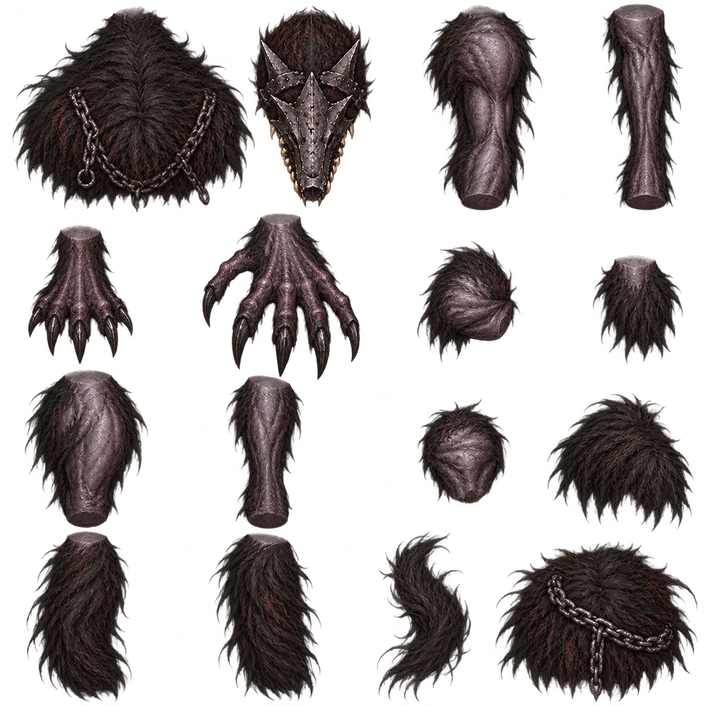
#> input picture assets/characters/monster/rig_v5/overhead_parts.png, 707 x 707 px, shrunk from 1254 x 1254 before the run
$ python build_creature_atlases.py ../assets/characters/monster/rig_v5/overhead_parts.png
#> lines starting #> are read from the running program, lines starting #| are printed output that depends on the picture
### tools/build_player_2d_atlas.py
"""Describe the generated 4 x 3 hero atlas without altering source pixels/alpha."""
from pathlib import Path
import json

import numpy as np
from PIL import Image

ROOT = Path(__file__).resolve().parents[1]
FOLDER = ROOT / "assets/characters/player/rig_v3"
ROWS = (
    ("torso", "head", "upper_arm", "forearm"),
    ("foot", "hand", "elbow", "flashlight"),
    ("thigh", "shin", "knee", "shoulder"),
)


def spans(values, minimum=20):
    edges = np.diff(np.pad(values.astype(np.int8), (1, 1)))
    result = []
    for start, end in zip(np.flatnonzero(edges == 1), np.flatnonzero(edges == -1)):
        if result and start - result[-1][1] < 12:
            result[-1] = (result[-1][0], int(end))
        else:
            result.append((int(start), int(end)))
    return [(start, end) for start, end in result if end - start >= minimum]


def row_separator(alpha, fraction):
    counts = np.count_nonzero(alpha > 20, axis=1)
    center = round(alpha.shape[0] * fraction)
    radius = round(alpha.shape[0] * 0.09)
    candidates = np.flatnonzero(counts[max(0, center - radius):center + radius] < 4)
    assert candidates.size, "The component rows overlap"
    return int(candidates[np.argmin(np.abs(candidates + center - radius - center))] + center - radius)


# [36 lines left out: function main, not called in this run]


# [2 lines that do not run on import are left out]

### tools/build_creature_atlases.py
"""Describe generated creature cutouts without repainting their pixels or alpha."""
from pathlib import Path
import json
import sys

import numpy as np
from PIL import Image

sys.dont_write_bytecode = True
from build_player_2d_atlas import spans, row_separator

ROOT = Path(__file__).resolve().parents[1]
ROWS = (
    ("torso", "head", "upper_arm", "forearm"),
    ("foot", "hand", "elbow", "wrist"),
    ("thigh", "shin", "knee", "shoulder"),
)
TAIL_ROW = (("tail_root", "tail_middle", "tail_tip", "neck_mane"),)


def connected_regions(alpha, rows):
    """Find isolated cutouts when adjacent rows have staggered extremities."""
    parents, boxes, areas = [], [], []

    def find(index):
        while parents[index] != index:
            parents[index] = parents[parents[index]]
            index = parents[index]
        return index

    previous = []
    for y, line in enumerate(alpha > 20):
        edges = np.diff(np.pad(line.astype(np.int8), (1, 1)))
        current = []
        cursor = 0
        for left, right in zip(np.flatnonzero(edges == 1), np.flatnonzero(edges == -1)):
            node = len(parents)
            parents.append(node)
            boxes.append([int(left), y, int(right), y + 1])
            areas.append(int(right - left))
            while cursor < len(previous) and previous[cursor][1] < left:
                cursor += 1
            neighbor = cursor
            while neighbor < len(previous) and previous[neighbor][0] <= right:
                a, b = find(node), find(previous[neighbor][2])
                if a != b:
                    parents[a] = b
                neighbor += 1
            current.append((left, right, node))
        previous = current
    groups = {}
    for index, (x0, y0, x1, y1) in enumerate(boxes):
        key = find(index)
        box = groups.setdefault(key, [x0, y0, x1, y1, 0])
        box[0], box[1] = min(box[0], x0), min(box[1], y0)
        box[2], box[3] = max(box[2], x1), max(box[3], y1)
        box[4] += areas[index]
    components = sorted(groups.values(), key=lambda box: box[4], reverse=True)[:len(rows) * 4]
    assert len(components) == len(rows) * 4
    components.sort(key=lambda box: box[1] + box[3])
    regions = {}
    for row, names in enumerate(rows):
        columns = sorted(components[row * 4:row * 4 + 4], key=lambda box: box[0] + box[2])
        for name, (x0, y0, x1, y1, area) in zip(names, columns):
            assert area > 500, f"Missing connected cutout: {name}"
            x0, y0 = max(0, x0 - 2), max(0, y0 - 2)
            x1, y1 = min(alpha.shape[1], x1 + 2), min(alpha.shape[0], y1 + 2)
            regions[name] = [x0, y0, x1 - x0, y1 - y0]
    # Crops must not include a neighboring cutout's tips or fur. Their tight
    # bounding boxes can overlap even when the painted islands do not touch.
    def separate(first, second, axis):
        a, b = regions[first], regions[second]
        end = a[axis] + a[axis + 2]
        start = b[axis]
        other = 1 - axis
        intersects = min(a[other] + a[other + 2], b[other] + b[other + 2]) > max(a[other], b[other])
        if end > start and intersects:
            b_end = b[axis] + b[axis + 2]
            a[axis + 2] = start - a[axis]
            b[axis], b[axis + 2] = end, b_end - end
    for names in rows:
        for first, second in zip(names, names[1:]):
            separate(first, second, 0)
    for upper, lower in zip(rows, rows[1:]):
        for first, second in zip(upper, lower):
            separate(first, second, 1)
    return regions


def describe(kind):
#> called with kind = 'monster'
    version = "rig_v5" if kind == "monster" else "rig_v4"
    folder = ROOT / f"assets/characters/{kind}/{version}"
    with Image.open(folder / "overhead_parts.png") as atlas:
#> atlas is the input picture: PIL image 707x707 RGBA; mean R, G, B, A 22.7, 17.8, 17, 96.7
        assert atlas.mode == "RGBA", "The source must retain generated transparency"
        alpha = np.asarray(atlas.getchannel("A"))
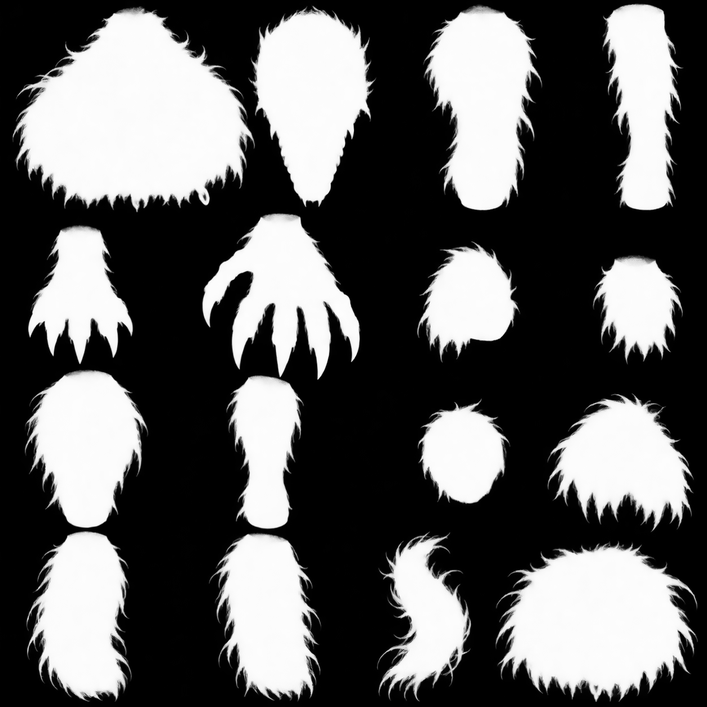
#> alpha: shape (707, 707); min 0, max 255, mean 96.7
    height, width = alpha.shape
#> height = 707; width = 707
    assert (alpha == 0).any() and (alpha > 240).any(), "Real alpha is required"
    rows = ROWS + TAIL_ROW if kind == "monster" else ROWS
    if kind == "monster":
        regions = connected_regions(alpha, rows)
#> the loop in connected_regions, `for y, line in enumerate(alpha > 20):` made 707 passes
#> previous on passes 4 to 6: [(636, 638, 0)], [(628, 650, 1)], [(474, 475, 2), (476, 483, 3), (623, 653, 4)]
#> after the loop in connected_regions, `for y, line in enumerate(alpha > 20):`: areas = 6091 values, max 233 at index 1009, min 1 at index 2, mean 34.26; boxes = 6091 items, first 6: [636, 3, 638, 4], [628, 4, 650, 5], [474, 5, 475, 6], [476, 5, 483, 6], [623, 5, 653, 6], [139, 6, 141, 7]; parents = 6091 values, max 5259 at index 4759, min 0 at index 0, mean 2417.8
#> the loop in connected_regions, `for index, (x0, y0, x1, y1) in enumerate(boxes):` made 6091 passes
#> (x0, y0, x1, y1, key) on passes 2 to 4: (628, 4, 650, 5, 0), (474, 5, 475, 6, 95), (476, 5, 483, 6, 95)
#> in connected_regions, `components = sorted(groups.values(), key=lambda box: box[4], reverse=T..`: components = 16 items, first 6: [12, 6, 255, 212, 33007], [495, 541, 698, 702, 22510], [423, 5, 543, 211, 16200], [248, 6, 376, 207, 15818], [202, 213, 361, 380, 13362], [24, 370, 148, 528, 13174]
#> after the loop in connected_regions, `for row, names in enumerate(rows):`: regions = 16 items
#> the loop in connected_regions, `for names in rows:` made 4 passes
#> the loop in connected_regions, `for upper, lower in zip(rows, rows[1:]):` made 3 passes
#> regions = 16 items
    else:
        separators = [0] + [row_separator(alpha, index / len(rows)) for index in range(1, len(rows))] + [height]
        regions = {}
        for row, names in enumerate(rows):
            top, bottom = separators[row:row + 2]
            columns = spans(np.count_nonzero(alpha[top:bottom] > 20, axis=0) > 2)
            assert len(columns) == 4, (kind, row, columns)
            for name, (left, right) in zip(names, columns):
                ys, xs = np.nonzero(alpha[top:bottom, left:right] > 20)
                assert xs.size > 100, f"Missing component: {kind}/{name}"
                x0 = max(left, left + int(xs.min()) - 2)
                y0 = max(top, top + int(ys.min()) - 2)
                x1 = min(right, left + int(xs.max()) + 3)
                y1 = min(bottom, top + int(ys.max()) + 3)
                regions[name] = [x0, y0, x1 - x0, y1 - y0]
    # Keep the dorsal foot only. The source's vertical ankle socket belongs
    # beneath the independently posed shin, as with the hero's boot collar.
    x, y, w, h = regions["foot"]
#> x = 26; y = 223; w = 109; h = 143
    regions["foot_source"] = regions["foot"]
    trim = round(h * (0.30 if kind == "monster" else 0.23))
#> trim = 43
    regions["foot"] = [x, y + trim, w, h - trim]
    # Like the hero, the elbow is a feathered fold of actual sleeve/hide,
    # rather than a circular patch drawn on top of a bent limb.
    x, y, w, h = regions["forearm"]
#> x = 600; y = 1; w = 85; h = 212
    regions["elbow_source"] = regions["elbow"]
    regions["elbow"] = [x + round(w * .28), y + round(h * .25), round(w * .44), round(h * .20)]
    for name, (x, y, w, h) in regions.items():
        resource = f'''[gd_resource type="AtlasTexture" format=3]

[ext_resource type="Texture2D" path="res://assets/characters/{kind}/{version}/overhead_parts.png" id="atlas"]

[resource]
atlas = ExtResource("atlas")
region = Rect2({x}, {y}, {w}, {h})
filter_clip = true
'''
        (folder / f"{name}.tres").write_text(resource, encoding="utf-8")
#> this loop made 18 passes
#> (name, x, y, w, h) on passes 1 to 12: ('torso', 10, 4, 236, 210), ('head', 257, 4, 121, 205), ('upper_arm', 421, 3, 124, 210), ('forearm', 600, 1, 85, 212), ('foot', 26, 266, 109, 100), ('hand', 200, 211, 163, 162), ('elbow', 624, 54, 37, 42), ('wrist', 590, 253, 95, 113), ('thigh', 22, 368, 128, 161), ('shin', 224, 382, 82, 149), ('knee', 415, 397, 98, 109), ('shoulder', 545, 391, 151, 143)
    (folder / "atlas_regions.json").write_text(
        json.dumps({"source_size": [width, height], "regions": regions}, indent=2) + "\n",
        encoding="utf-8",
    )
    print(kind, f"{width}x{height}", "alpha preserved", len(regions), "regions")
#| monster 707x707 alpha preserved 18 regions


if __name__ == "__main__":
    for character in (("monster",) if "--hunter-only" in sys.argv else ("monster", "stalker")):
#> (the run stopped early here; a loop or call above may not have finished)
